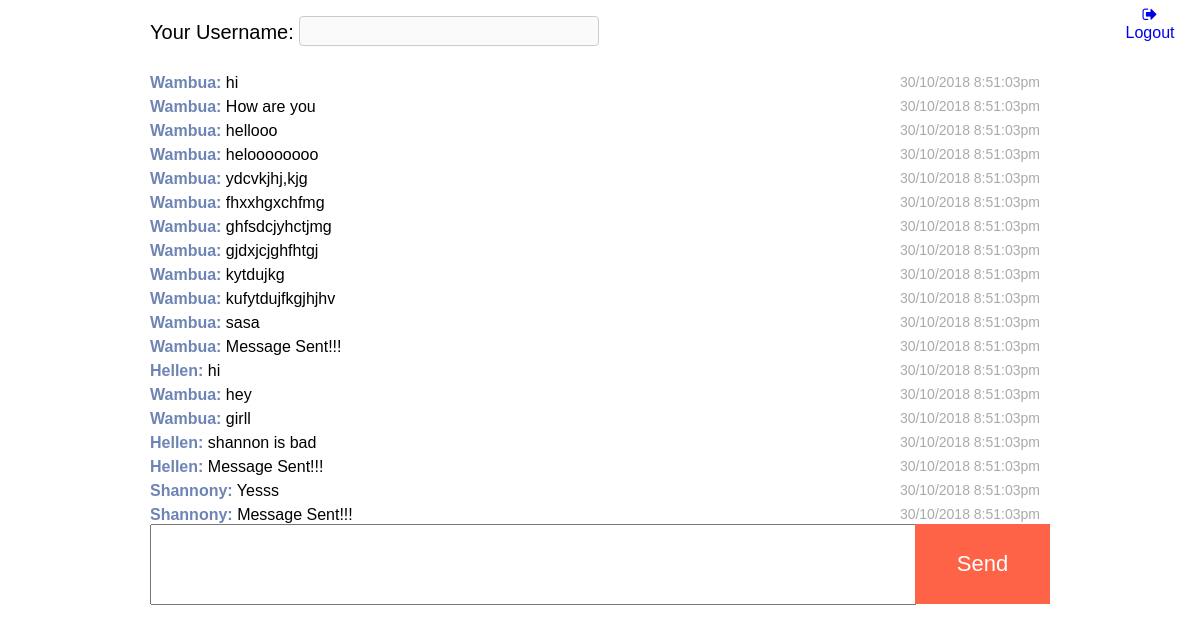
/chat.php?id=1, run on the app's committed database.
### tables this page shows
CREATE TABLE `comments` (
  `id` int(11) NOT NULL,
  `group_id` int(11) NOT NULL,
  `name` text NOT NULL,
  `comment` text NOT NULL,
  `post_time` timestamp NOT NULL DEFAULT CURRENT_TIMESTAMP ON UPDATE CURRENT_TIMESTAMP
);

### load.php (the view, shortened to what this page needs)
<?php
include("connect.php");
$comm = $mysqli->query('select name,comment,post_time from comments WHERE group_id = '.$_SESSION['group_id']);
while($row=mysqli_fetch_array($comm)){
	$name=$row['name'];
	$comment=$row['comment'];
    $time=$row['post_time'];
?>
<div class="chats"><strong><?=$name?>:</strong> <?=$comment?> <p style="float:right"><?=date("j/m/Y g:i:sa", strtotime($time))?></p></div>
<?php
}
?>

### chat.php (style rules this page uses)
* { margin:0px; padding:0px;font-family: Helvetica, Arial, sans-serif; }
.chats { width:100%; margin-bottom:6px; }
.chats strong { color:#6d84b4 }
.chats p { font-size:14px; color:#aaa; margin-right:10px }

### data on the page
comments: name "Wambua", comment "hi", post_time "30/10/2018 8:51:03pm"
comments: name "Wambua", comment "How are you", post_time "30/10/2018 8:51:03pm"
comments: name "Wambua", comment "hellooo", post_time "30/10/2018 8:51:03pm"
comments: name "Wambua", comment "heloooooooo", post_time "30/10/2018 8:51:03pm"
comments: name "Wambua", comment "ydcvkjhj,kjg", post_time "30/10/2018 8:51:03pm"
comments: name "Wambua", comment "fhxxhgxchfmg", post_time "30/10/2018 8:51:03pm"
comments: name "Wambua", comment "ghfsdcjyhctjmg", post_time "30/10/2018 8:51:03pm"
comments: name "Wambua", comment "gjdxjcjghfhtgj", post_time "30/10/2018 8:51:03pm"
comments: name "Wambua", comment "kytdujkg", post_time "30/10/2018 8:51:03pm"
comments: name "Wambua", comment "kufytdujfkgjhjhv", post_time "30/10/2018 8:51:03pm"
comments: name "Wambua", comment "sasa", post_time "30/10/2018 8:51:03pm"
comments: name "Wambua", comment "Message Sent!!!", post_time "30/10/2018 8:51:03pm"
comments: name "Hellen", comment "hi", post_time "30/10/2018 8:51:03pm"
comments: name "Wambua", comment "hey", post_time "30/10/2018 8:51:03pm"
comments: name "Wambua", comment "girll", post_time "30/10/2018 8:51:03pm"
comments: name "Hellen", comment "shannon is bad", post_time "30/10/2018 8:51:03pm"
comments: name "Hellen", comment "Message Sent!!!", post_time "30/10/2018 8:51:03pm"
comments: name "Shannony", comment "Yesss", post_time "30/10/2018 8:51:03pm"
comments: name "Shannony", comment "Message Sent!!!", post_time "30/10/2018 8:51:03pm"
